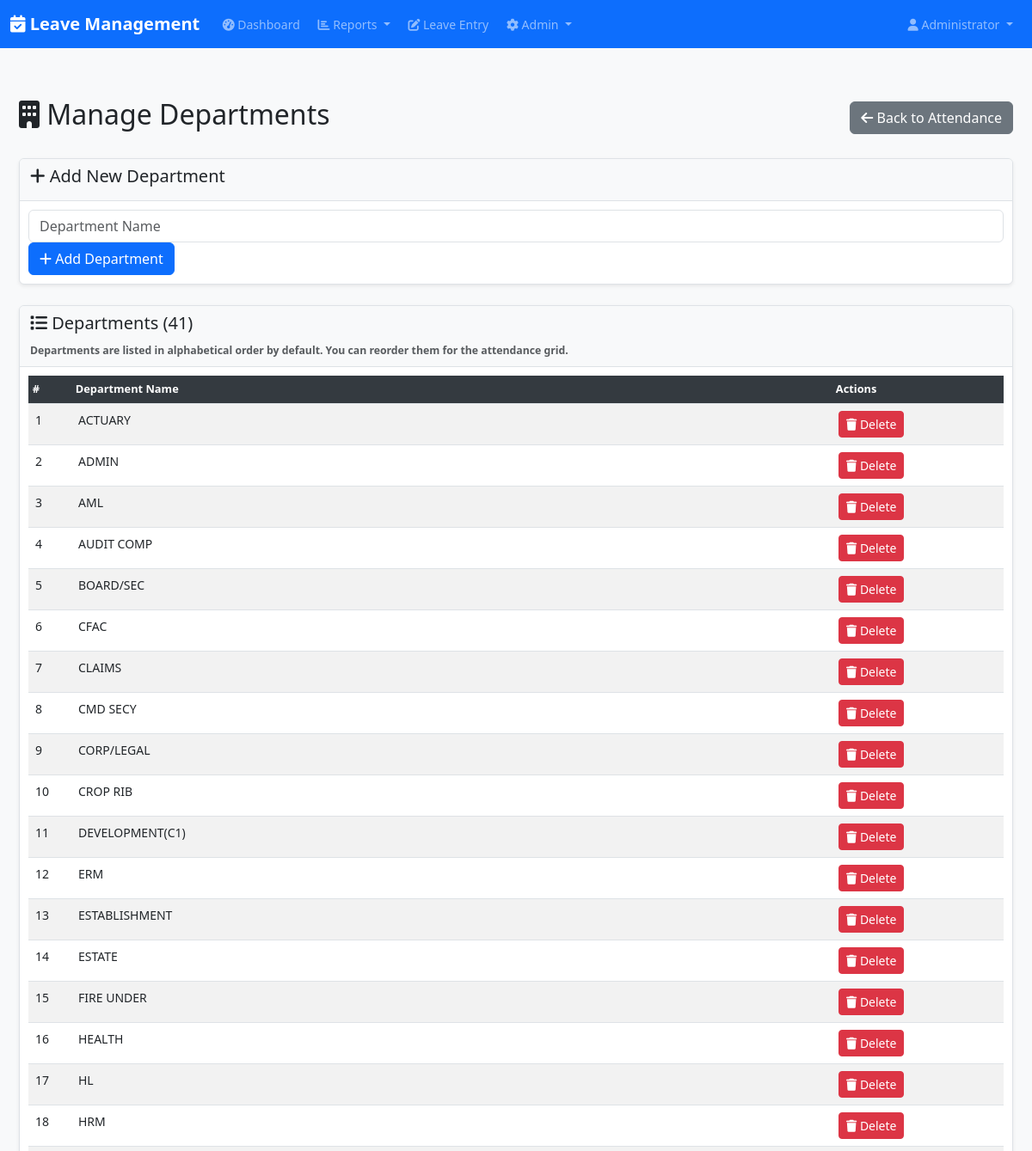
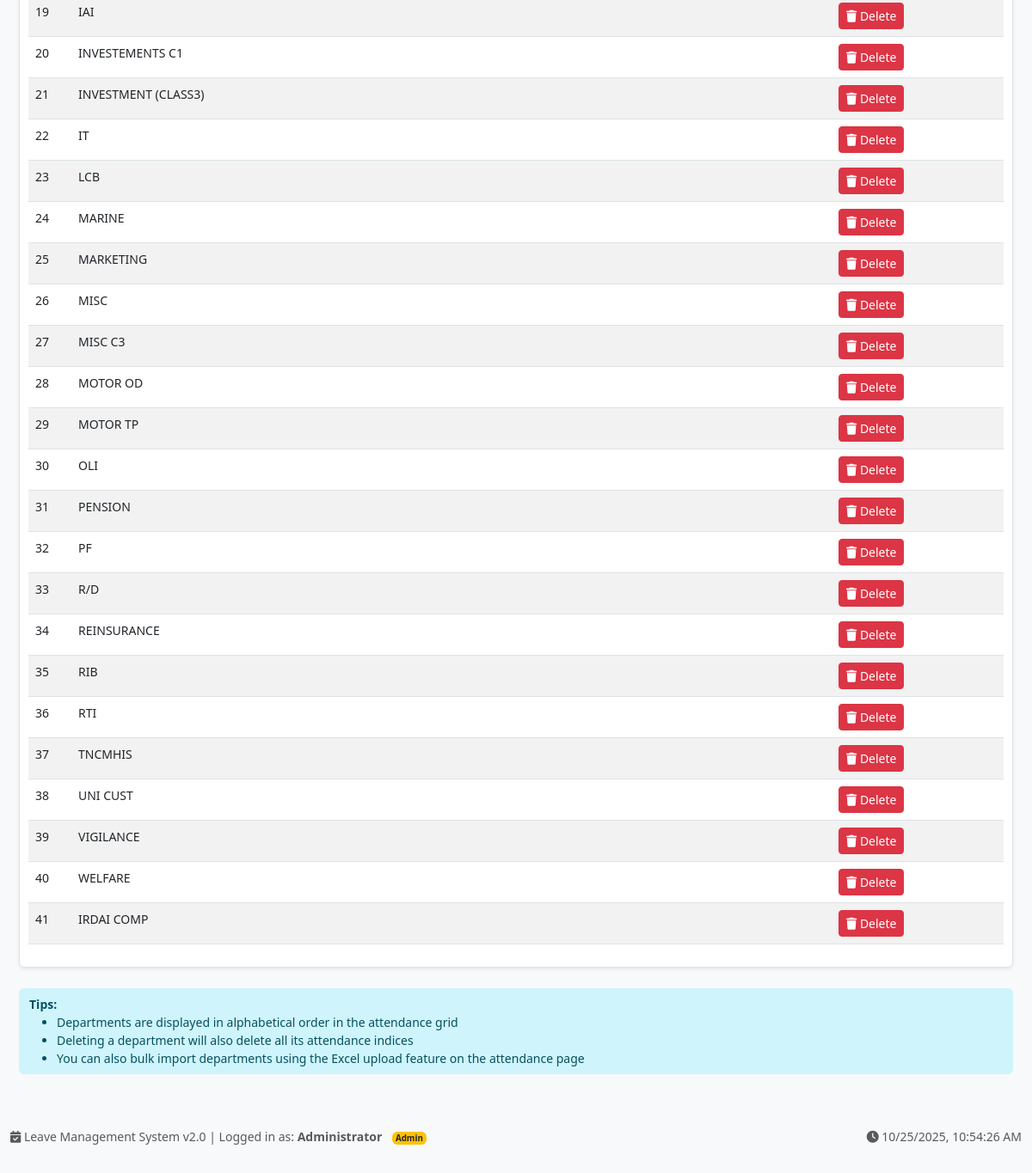
/attendance/departments (signed in), run on the app's committed database (2 pictures, top to bottom).
### models.py (models this page shows, shortened)
class AttendanceDepartment(db.Model):
    id = db.Column(db.Integer, primary_key=True)
    name = db.Column(db.String(200), unique=True, nullable=False)
    sort_order = db.Column(db.Integer, default=0)
    created_at = db.Column(db.DateTime, default=datetime.utcnow)

### routes.py (the view, shortened to what this page needs)
@app.route('/attendance/departments', methods=['GET', 'POST'])
def manage_departments():
    if 'user_id' not in session or not session.get('is_admin'):
        flash('Unauthorized', 'error')
        return redirect(url_for('attendance'))
    departments = AttendanceDepartment.query.order_by(AttendanceDepartment.sort_order, AttendanceDepartment.name).all()
    return render_template('manage_departments.html', departments=departments)

### routes.py (called while the page is built)
@app.context_processor
def inject_date():
    return {'date': date}

### templates/manage_departments.html (shortened to what this page needs)
{% extends "base.html" %}
{% block content %}
<div class="container mt-4">
    <div class="d-flex justify-content-between align-items-center mb-4">
        <h2><i class="fas fa-building"></i> Manage Departments</h2>
        <a href="{{ url_for('attendance') }}" class="btn btn-secondary">
            <i class="fas fa-arrow-left"></i> Back to Attendance
        </a>
    </div>
    <div class="card mb-4">
        <div class="card-header">
            <h5><i class="fas fa-plus"></i> Add New Department</h5>
        </div>
        <div class="card-body">
            <form method="post" class="form-inline">
                <input type="text" name="dept_name" class="form-control mr-2" placeholder="Department Name" required style="min-width: 300px;">
                <button type="submit" class="btn btn-primary">
                    <i class="fas fa-plus"></i> Add Department
                </button>
            </form>
        </div>
    </div>
    <div class="card">
        <div class="card-header">
            <h5><i class="fas fa-list"></i> Departments ({{ departments|length }})</h5>
            <small class="text-muted">Departments are listed in alphabetical order by default. You can reorder them for the attendance grid.</small>
        </div>
        <div class="card-body">
            {% if departments %}
            <div class="table-responsive">
                <table class="table table-striped table-hover">
                    <thead>
                        <tr>
                            <th style="width: 50px;">#</th>
                            <th>Department Name</th>
                            <th style="width: 200px;">Actions</th>
                        </tr>
                    </thead>
                    <tbody id="departmentsList">
                        {% for dept in departments %}
                        <tr data-dept-id="{{ dept.id }}">
                            <td>{{ loop.index }}</td>
                            <td>{{ dept.name }}</td>
                            <td>
                                <form method="post" style="display: inline;" onsubmit="return confirm('Are you sure you want to delete this department? This will also delete all associated attendance indices.');">
                                    <button type="submit" class="btn btn-danger btn-sm">
                                        <i class="fas fa-trash"></i> Delete
                                    </button>
                                </form>
                            </td>
                        </tr>
                        {% endfor %}
                    </tbody>
                </table>
            </div>
            {% else %}
            <div class="alert alert-info">
                No departments found. Add a department above or upload an Excel file from the attendance page.
            </div>
            {% endif %}
        </div>
    </div>
    <div class="alert alert-info mt-4">
        <strong>Tips:</strong>
        <ul class="mb-0">
            <li>Departments are displayed in alphabetical order in the attendance grid</li>
            <li>Deleting a department will also delete all its attendance indices</li>
            <li>You can also bulk import departments using the Excel upload feature on the attendance page</li>
        </ul>
    </div>
</div>
{% endblock %}

### static/style.css (style rules this page uses)
body { background-color: #f8f9fa; font-family: 'Segoe UI', Tahoma, Geneva, Verdana, sans-serif; font-size: 14px; }
.container { max-width: 1400px !important; padding: 10px; }
.card { border: 1px solid #dee2e6; box-shadow: 0 0.125rem 0.25rem rgba(0, 0, 0, 0.075); margin-bottom: 8px; }
.card-header { background-color: #f8f9fa; border-bottom: 1px solid #dee2e6; font-weight: 600; padding: 8px 12px; }
.card-body { padding: 10px; }
.btn-sm { padding: 0.25rem 0.5rem; font-size: 0.875rem; }
.table th { background-color: #343a40 !important; color: white !important; font-weight: 600; font-size: 0.8rem; padding: 0.4rem 0.3rem; }
.alert { border: none; border-radius: 0.375rem; padding: 0.5rem 0.75rem; margin-bottom: 0.5rem; }

### templates/base.html (style rules this page uses)
body { display: flex; flex-direction: column; min-height: 100vh; }
.alert { margin-top: 10px; }
.card { box-shadow: 0 0.125rem 0.25rem rgba(0, 0, 0, 0.075); border: 1px solid rgba(0, 0, 0, 0.125); }
.card-header { background-color: #f8f9fa; border-bottom: 1px solid rgba(0, 0, 0, 0.125); font-weight: 600; }
.table th { background-color: #f8f9fa; font-weight: 600; }
.btn-group-sm > .btn, .btn-sm { padding: 0.25rem 0.5rem; font-size: 0.875rem; }

### data on the page
AttendanceDepartment: name "ACTUARY"
AttendanceDepartment: name "ADMIN"
AttendanceDepartment: name "AML"
AttendanceDepartment: name "AUDIT COMP"
AttendanceDepartment: name "BOARD/SEC"
AttendanceDepartment: name "CFAC"
AttendanceDepartment: name "CLAIMS"
AttendanceDepartment: name "CMD SECY"
AttendanceDepartment: name "CORP/LEGAL"
AttendanceDepartment: name "CROP RIB"
AttendanceDepartment: name "DEVELOPMENT(C1)"
AttendanceDepartment: name "ERM"
AttendanceDepartment: name "ESTABLISHMENT"
AttendanceDepartment: name "ESTATE"
AttendanceDepartment: name "FIRE UNDER"
AttendanceDepartment: name "HEALTH"
AttendanceDepartment: name "HL"
AttendanceDepartment: name "HRM"
AttendanceDepartment: name "IAI"
AttendanceDepartment: name "INVESTEMENTS C1"
AttendanceDepartment: name "INVESTMENT (CLASS3)"
AttendanceDepartment: name "IT"
AttendanceDepartment: name "LCB"
AttendanceDepartment: name "MARINE"
AttendanceDepartment: name "MARKETING"
AttendanceDepartment: name "MISC"
AttendanceDepartment: name "MISC C3"
AttendanceDepartment: name "MOTOR OD"
AttendanceDepartment: name "MOTOR TP"
AttendanceDepartment: name "OLI"
AttendanceDepartment: name "PENSION"
AttendanceDepartment: name "PF"
AttendanceDepartment: name "R/D"
AttendanceDepartment: name "REINSURANCE"
AttendanceDepartment: name "RIB"
AttendanceDepartment: name "RTI"
AttendanceDepartment: name "TNCMHIS"
AttendanceDepartment: name "UNI CUST"
AttendanceDepartment: name "VIGILANCE"
AttendanceDepartment: name "WELFARE"
AttendanceDepartment: name "IRDAI COMP"

### other printed values
{{ session.name or session.emp_no }} "Administrator"
{{ departments|length }} "41"
